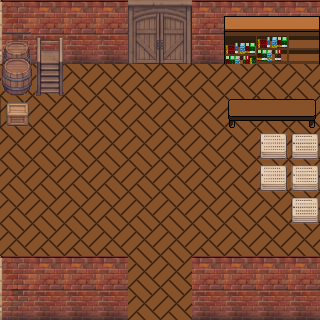

Below is a game level as drawn by its tile map, then a one-line description and the .tmx file that defines it, in full:
An orthogonal 10x10 tile map with 32x32 px tiles, 3 tile layers (Suelo, Paredes, Decoraciones), 11 tilesets and 10 objects.

<map version="1.10" tiledversion="1.12.2" orientation="orthogonal" renderorder="right-down" width="10" height="10" tilewidth="32" tileheight="32" infinite="0" nextlayerid="7" nextobjectid="14">
 <tileset firstgid="1" source="../../tilesets/Castle Dungeon Tileset/Castle_Dungeon_Tilesheet.tsx" />
 <tileset firstgid="443" source="../../tilesets/Industrial Revolution Factory/Auto-tile-A4-walls-2.tsx" />
 <tileset firstgid="683" source="../../tilesets/Industrial Revolution Factory/Paredes.tsx" />
 <tileset firstgid="923" source="../../tilesets/Industrial Revolution Factory/Auto-tile-A4-Walls-1.tsx" />
 <tileset firstgid="1163" source="../../tilesets/Industrial Revolution Factory/Tile_A2 (2).tsx" />
 <tileset firstgid="1355" source="../../tilesets/Industrial Revolution Factory/Tile_A2-1 (2).tsx" />
 <tileset firstgid="1547" source="../../tilesets/Industrial Revolution Factory/tile-B-09.tsx" />
 <tileset firstgid="1803" source="../../tilesets/Industrial Revolution Factory/tile-B-10.tsx" />
 <tileset firstgid="2059" source="../../tilesets/Industrial Revolution Factory/tile-B-11.tsx" />
 <tileset firstgid="2315" source="../../tilesets/Industrial Revolution Factory/tile-B-12.tsx" />
 <tileset firstgid="2571" source="../../tilesets/Industrial Revolution Factory/tile-B-13.tsx" />
 <layer id="1" name="Suelo" width="10" height="10">
  <data encoding="csv">
821,822,822,822,2615,2616,822,822,822,822,
837,838,838,838,2631,2632,838,838,838,838,
21,21,21,21,21,21,21,21,21,21,
21,21,21,21,21,21,21,21,21,21,
21,21,21,21,21,21,21,21,21,21,
21,21,21,21,21,21,21,21,21,21,
21,21,21,21,21,21,21,21,21,21,
21,21,21,21,21,21,21,21,21,21,
21,21,21,21,21,21,21,21,21,21,
21,21,21,21,21,21,21,21,21,21
</data>
 </layer>
 <layer id="2" name="Paredes" width="10" height="10">
  <data encoding="csv">
0,0,0,0,0,0,0,0,0,0,
0,0,0,0,0,0,0,0,0,0,
0,0,0,0,0,0,0,0,0,0,
0,0,0,0,0,0,0,0,0,0,
0,0,0,0,0,0,0,0,0,0,
0,0,0,0,0,0,0,0,0,0,
0,0,0,0,0,0,0,0,0,0,
0,0,0,0,0,0,0,0,0,0,
821,822,822,822,0,0,822,822,822,822,
837,838,838,838,0,0,838,838,838,838
</data>
 </layer>
 <layer id="6" name="Decoraciones" width="10" height="10">
  <data encoding="csv">
0,0,0,0,0,0,0,201,202,203,
1968,2197,0,0,0,0,0,227,228,279,
1984,2213,0,0,0,0,0,0,0,0,
1955,0,0,0,0,0,0,175,176,177,
0,0,0,0,0,0,0,0,2194,2208,
0,0,0,0,0,0,0,0,2194,2193,
0,0,0,0,0,0,0,0,0,2208,
0,0,0,0,0,0,0,0,0,0,
0,0,0,0,0,0,0,0,0,0,
0,0,0,0,0,0,0,0,0,0
</data>
 </layer>
 <objectgroup id="4" name="Colisiones">
  <object id="1" x="-29.3333" y="-15.3333" width="396.667" height="78.6667" />
  <object id="2" x="-4.66667" y="258" width="130" height="64" />
  <object id="3" x="193.333" y="254.667" width="177.333" height="69.3333" />
  <object id="7" x="228" y="99.6667" width="88" height="18.6667" />
  <object id="8" x="259" y="135.333" width="57.3333" height="52.3333" />
  <object id="9" x="291.333" y="187" width="27" height="34.6667" />
  <object id="10" x="2.66667" y="43.3333" width="26.6667" height="78.6667" />
  <object id="11" x="26" y="51" width="36" height="41" />
 </objectgroup>
 <objectgroup id="5" name="Transiciones">
  <object id="5" x="125" y="301.833" width="67" height="18.8333">
   <properties>
    <property name="MapaDestino" value="/Maps/mapasJson/IntroRev.tmj" />
    <property name="SpawnX" type="float" value="225" />
    <property name="SpawnY" type="float" value="61" />
   </properties>
  </object>
  <object id="6" x="128" y="65.3333" width="64" height="15.3333">
   <properties>
    <property name="MapaDestino" value="/Maps/mapasJson/SalaMaquinas.tmj" />
    <property name="SpawnX" type="float" value="336" />
    <property name="SpawnY" type="float" value="672" />
   </properties>
  </object>
 </objectgroup>
</map>
